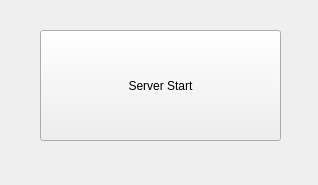
<?xml version="1.0" encoding="UTF-8"?>
<ui version="4.0">
 <class>Widget</class>
 <widget class="QWidget" name="Widget">
  <property name="geometry">
   <rect>
    <x>0</x>
    <y>0</y>
    <width>318</width>
    <height>185</height>
   </rect>
  </property>
  <property name="windowTitle">
   <string>Widget</string>
  </property>
  <widget class="QPushButton" name="pushButton">
   <property name="geometry">
    <rect>
     <x>40</x>
     <y>30</y>
     <width>241</width>
     <height>111</height>
    </rect>
   </property>
   <property name="text">
    <string>Server Start</string>
   </property>
  </widget>
 </widget>
 <resources/>
 <connections/>
</ui>
